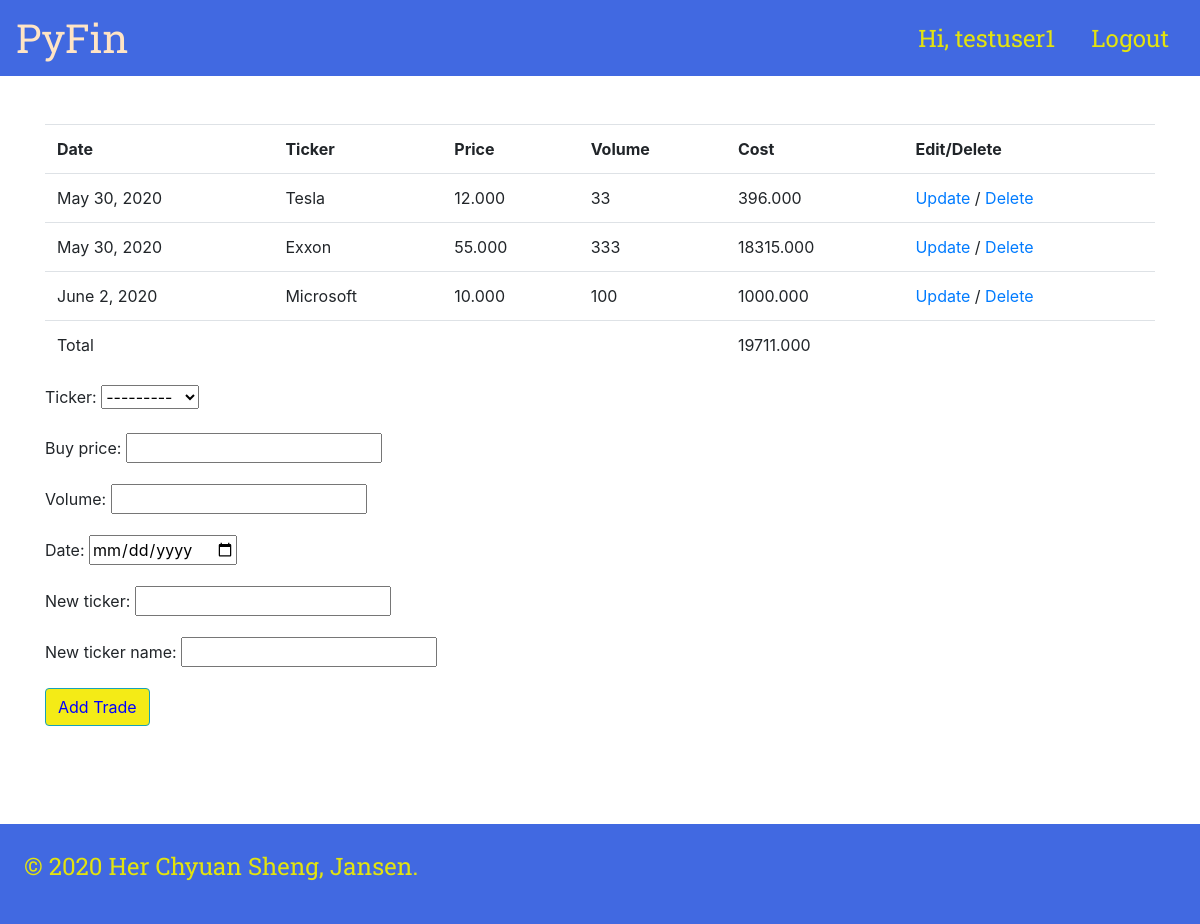
Before: /portfolio/ (signed in) with the older database file.
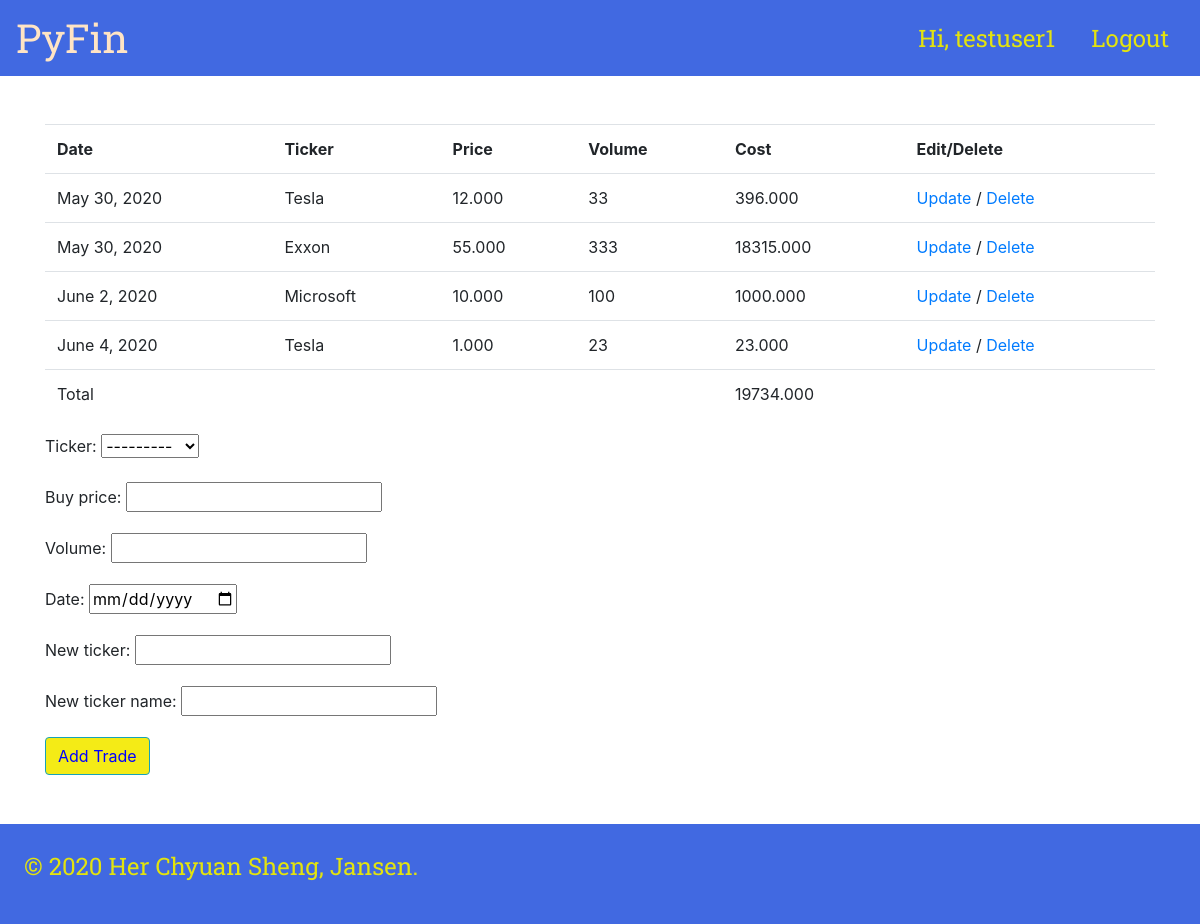
After: the same page with the newer database file.
### portfolio/models.py (models this page shows, shortened)
class Trade(models.Model):
    buy_price = models.DecimalField(max_digits = 10, decimal_places=3)
    volume = models.PositiveIntegerField()
    ticker = models.ForeignKey('Ticker', on_delete = models.CASCADE)
    user = models.ForeignKey(User, on_delete = models.CASCADE,)
    date = models.DateField()
    @property
    def cost(self):
        return self.buy_price*self.volume

class Ticker(models.Model):
    ticker = models.CharField(max_length = 100)
    name = models.CharField(max_length = 200)
    def __str__(self):
        return self.name

### portfolio/views.py (the view, shortened to what this page needs)
# urls.py: path('', views.portfolio_view.as_view(), name = 'portfolio'),
class portfolio_view(LoginRequiredMixin,ListView):
    template_name = 'portfolio/portfolio.html'
    def get_queryset(self):
        if self.request.user.is_authenticated:
            user = self.request.user
            trades = Trade.objects.filter(user = user)
            return trades
        else: return Trade.objects.all()
    def get_context_data(self, **kwargs):
        context = super().get_context_data(**kwargs)
        context['form'] = add_trade()
        context['total'] = sum(lt.cost for lt in context['trade_list'])
        return context

### forms.py (shortened to what this page needs)
class add_trade(forms.ModelForm):
    class Meta:
        model = Trade
        fields = ['ticker','buy_price', 'volume','date']
        widgets = {
            'date': DateInput
        }
    new_ticker = forms.CharField(max_length=30, required = False)
    new_ticker_name = forms.CharField(max_length=30, required = False)
    def __init__(self,*args, **kwargs):
        super(add_trade, self).__init__(*args, **kwargs)
        self.fields['ticker'].required = False

### portfolio/templates/portfolio/portfolio.html (shortened to what this page needs)
{% extends 'FX/base.html' %}
{% block content %}
<table class="table table-hover">
    <tr>
        <th>Date</th>
        <th>Ticker</th>
        <th>Price</th>
        <th>Volume</th>
        <th>Cost</th>
        <th>Edit/Delete</th>
    </tr>
    {%for trade in trade_list %}
        <tr>
            <td> {{trade.date}}</td>
            <td> {{trade.ticker}}</td>
            <td> {{trade.buy_price}}</td>
            <td> {{trade.volume}} </td>
            <td> {{trade.cost}}</td>
            <td>
                <a href="{% url 'portfolio:update_trade' trade.id%}">Update </a>/
                <a href="{% url 'portfolio:delete_trade' trade.id%}">Delete </a>
            </td>
        </tr>
    {% endfor %}
    <tr>
        <td>Total</td>
        <td></td>
        <td></td>
        <td></td>
        <td>{{total}}</td>
        <td></td>
    </tr>
</table>
<form method = "POST">
    {{ form.as_p }}
    <button style="background-color:#F4EB16; color:blue" class="btn btn-outline-info" type="submit">Add Trade</button>
</form>
{% endblock %}

### FX/templates/FX/base.html (shortened to what this page needs)
<!doctype html>
<html lang="en">
  <head>
    <link rel="stylesheet" href="https://stackpath.bootstrapcdn.com/bootstrap/4.3.1/css/bootstrap.min.css">
    <link href="https://myCDN.com/prism@v1.x/themes/prism.css" rel="stylesheet" />
    {% load static %}
    <link rel="stylesheet" type="text/css" href="{% static 'FX/style.css' %}">
  </head>
  <body>
    <nav class = "navbar nav-blue">
    	<a class = "nav-brand" href = "{% url 'homepage' %}"> PyFin </a>
    	<div class = "right-buttons">
        {% if user.is_authenticated %}
          <span class = "nav-button"> Hi, {{ user.username }} </span>
          <a class = "nav-button" href = "/logout/"> Logout </a>
        {% endif %}
      </div>
    </nav>
    <br><br>
    <div class = "page-container">
      <div class = "page-content container">
        {% block content %}
        {% endblock %}
      </div>
      <div class = 'footer'><p class="footer-content">&copy 2020 Her Chyuan Sheng, Jansen.</p></div>
    </div>
  </body>
</html>

### FX/static/FX/style.css (style rules this page uses)
.nav-blue { background-color: #4169E1; }
.nav-brand { font-family: 'Roboto Slab', serif; color: #FFE4C4; font-size: 250%; }
a:link { text-decoration: none; }
.nav-button { color: #e3e30e; font-size:150%; font-family: 'Roboto Slab', serif; padding:20px 15px; }
.right-buttons { float:right; }
.footer { background-color: #4169E1; width: 100%; padding:2%; }
.footer-content { color: #e3e30e; font-size:150%; font-family: 'Roboto Slab', serif; }
.page-container { display: flex; flex-direction: column; min-height: 100vh; }
.page-content { flex:1; }

Changed rows visible on the page:
added Trade: date "June 4, 2020", ticker "Tesla", buy_price "1.000", volume "23", cost "23.000"
Other visible differences:
{{ total }}: "19711.000" → "19734.000"
